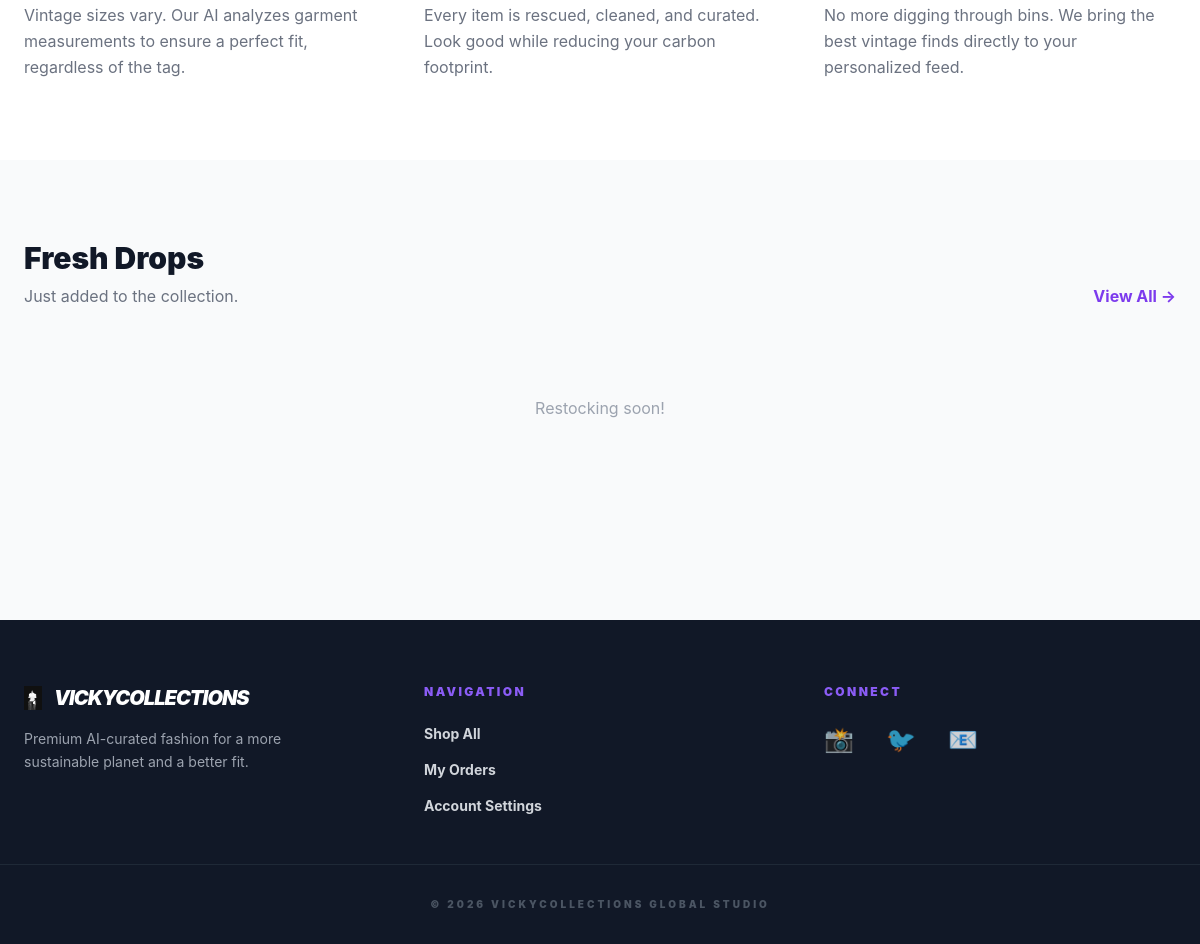
Before: / (lower part) with the older database file.
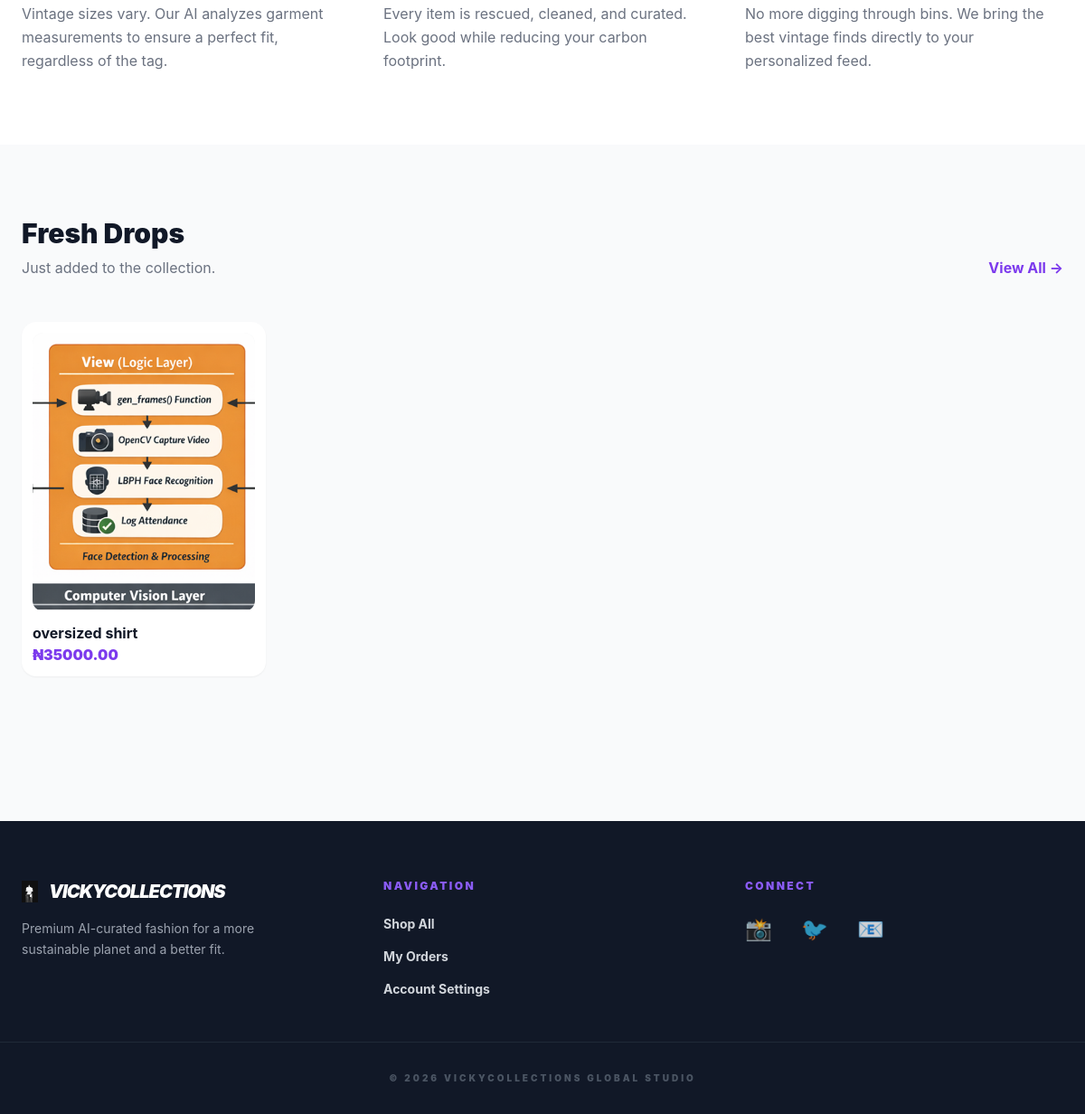
After: the same page with the newer database file.
### store/models.py (models this page shows, shortened)
class Product(models.Model):
    name = models.CharField(max_length=200)
    description = models.TextField(blank=True, help_text="Detailed info for the Product Page")
    price = models.DecimalField(max_digits=12, decimal_places=2, help_text="The current selling price")
    original_price = models.DecimalField(max_digits=12, decimal_places=2, null=True, blank=True, help_text="Slashed price (e.g., 50000)")
    quantity = models.PositiveIntegerField(default=1, help_text="How many units are in stock")
    is_available = models.BooleanField(default=True)
    image = models.ImageField(upload_to='products/', help_text="Primary display image")
    image_hover = models.ImageField(upload_to='products/', blank=True, null=True, help_text="Secondary/Detail image")
    size = models.CharField(max_length=10, choices=SIZE_CHOICES) # Increased max_length for safety
    category = models.CharField(max_length=20, choices=CATEGORY_CHOICES, default='DRESS')
    favorites = models.ManyToManyField(User, related_name="favorites", blank=True)
    created_at = models.DateTimeField(auto_now_add=True)

### store/views.py (the view)
# urls.py: path('', views.landing_page, name='landing'),
def landing_page(request):
    recent_products = Product.objects.filter(is_available=True).order_by('-created_at')[:4]
    return render(request, 'store/landing.html', {'recent_products': recent_products})

### store/context_processors.py (called while the page is built)
def store_info(request):
    return {
        'store': StoreSettings.load()
    }

### store/models.py (called while the page is built)
    @classmethod
    def load(cls):
        obj, created = cls.objects.get_or_create(pk=1)
        return obj

### templates/store/landing.html (shortened to what this page needs)
{% extends 'base.html' %}
{% block content %}
<section class="py-20 bg-white">
    <div class="max-w-7xl mx-auto px-6">
        <div class="grid md:grid-cols-3 gap-12 text-center md:text-left">
            <div class="space-y-4">
                <p class="text-gray-500 leading-relaxed">Vintage sizes vary. Our AI analyzes garment measurements to ensure a perfect fit, regardless of the tag.</p>
            </div>
            <div class="space-y-4">
                <p class="text-gray-500 leading-relaxed">Every item is rescued, cleaned, and curated. Look good while reducing your carbon footprint.</p>
            </div>
            <div class="space-y-4">
                <p class="text-gray-500 leading-relaxed">No more digging through bins. We bring the best vintage finds directly to your personalized feed.</p>
            </div>
        </div>
    </div>
</section>
<section class="py-20 bg-gray-50">
    <div class="max-w-7xl mx-auto px-6">
        <div class="flex justify-between items-end mb-12">
            <div>
                <h2 class="text-3xl font-black text-gray-900">Fresh Drops</h2>
                <p class="text-gray-500 mt-2">Just added to the collection.</p>
            </div>
            <a href="{% url 'dashboard' %}" class="hidden md:block text-brand-600 font-bold hover:text-brand-900">View All →</a>
        </div>
        <div class="grid grid-cols-2 md:grid-cols-4 gap-6">
            {% for product in recent_products %}
            <a href="{% url 'login' %}" class="group bg-white rounded-2xl p-3 shadow-sm hover:shadow-xl transition-all duration-300">
                <div class="aspect-[4/5] rounded-xl overflow-hidden mb-3 bg-gray-100">
                    <img src="{{ product.image.url }}" class="w-full h-full object-cover group-hover:scale-110 transition-transform">
                </div>
                <h4 class="font-bold text-gray-900 truncate">{{ product.name }}</h4>
                <p class="text-brand-600 font-black">₦{{ product.price }}</p>
            </a>
            {% empty %}
            <div class="col-span-4 text-center text-gray-400 py-10">Restocking soon!</div>
            {% endfor %}
        </div>
    </div>
</section>
{% endblock %}

Changed rows visible on the page:
added Product: image (picture), name "oversized shirt", price "35000.00"
Other visible differences:
text no longer shown: "Restocking soon!"
